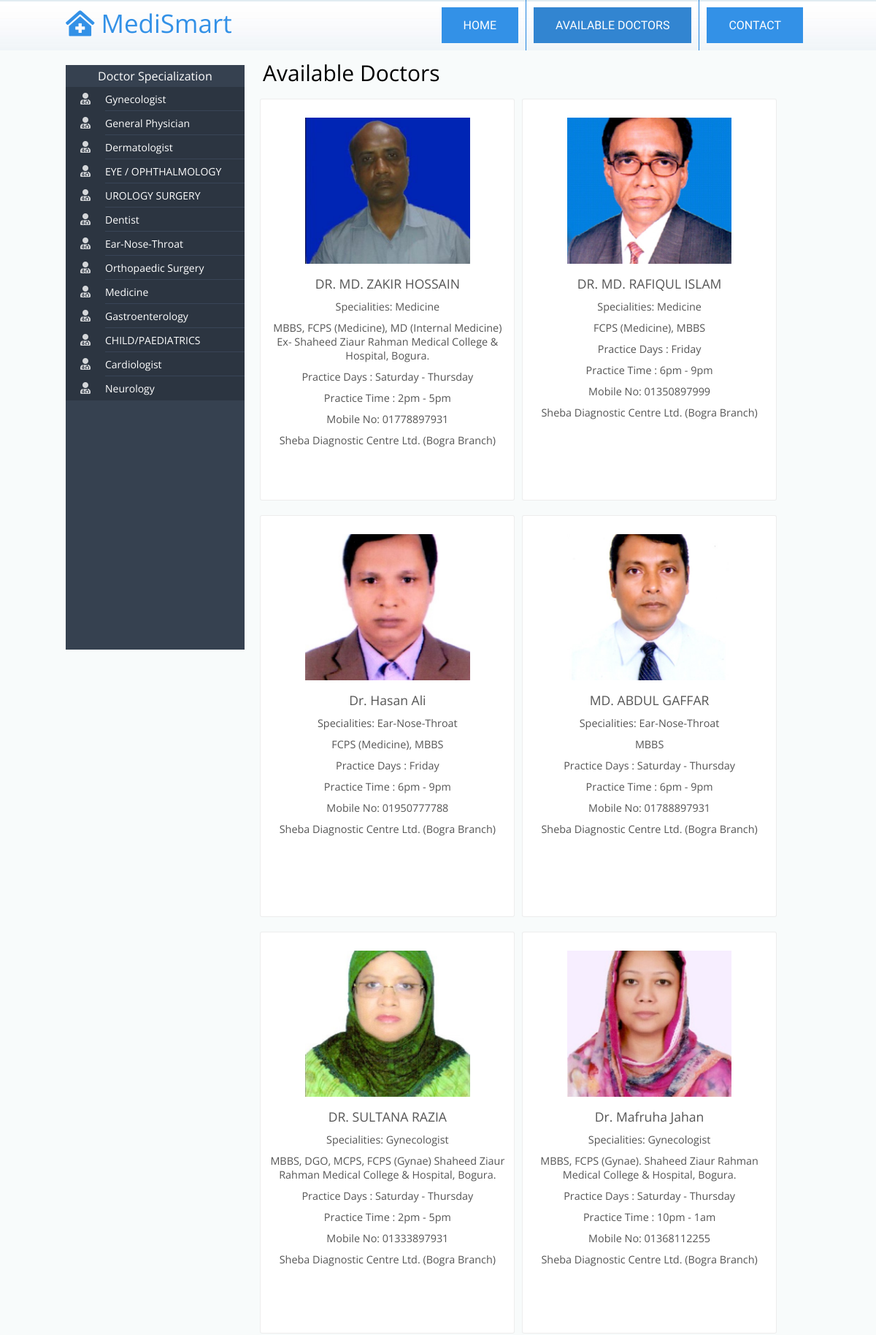
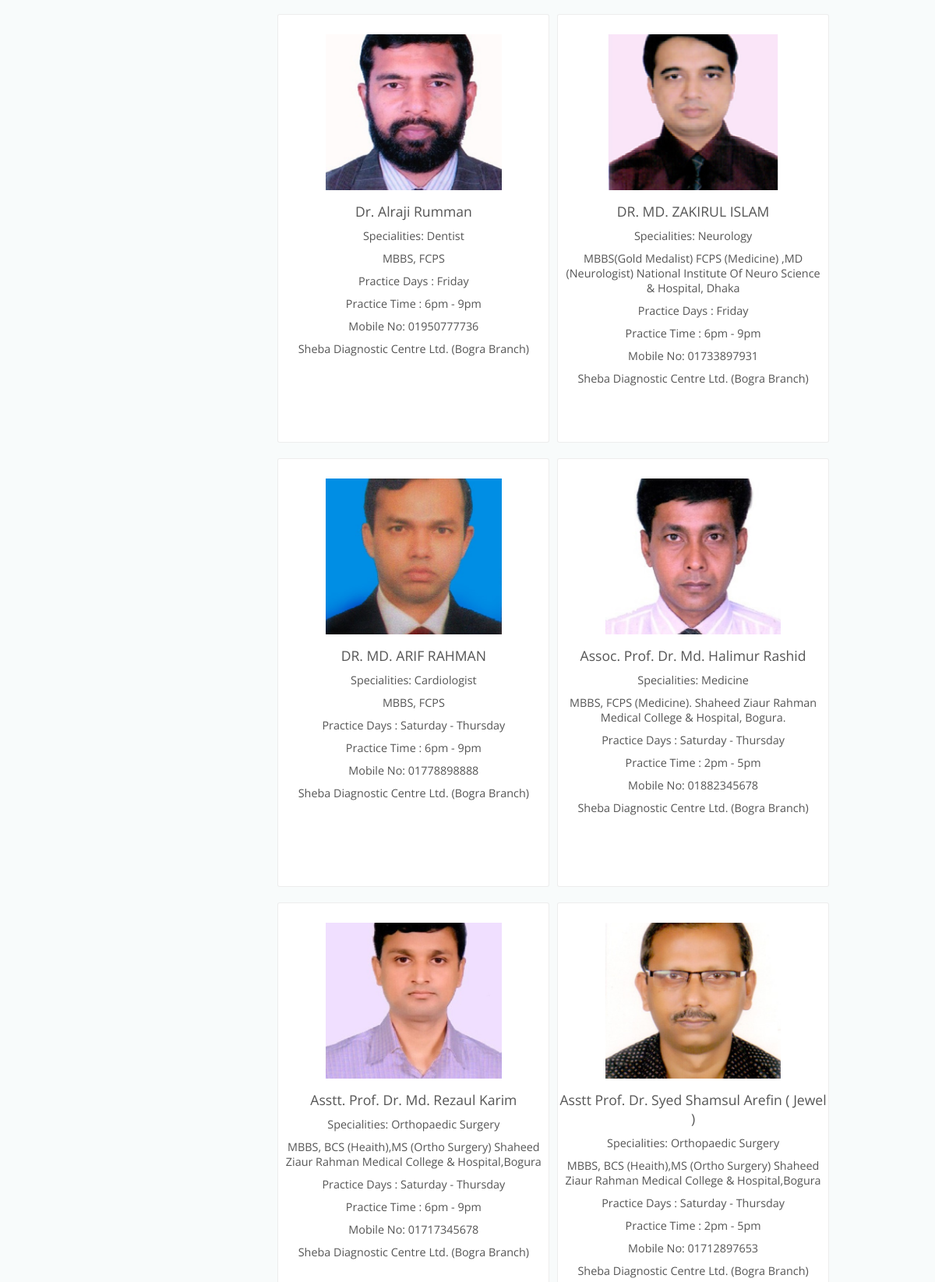
Page /avail-doctor.php (upper part) on the committed database (2 pictures, top to bottom).
### tables this page shows
CREATE TABLE `doctorspecilization` (
  `id` int(11) NOT NULL,
  `specilization` varchar(255) DEFAULT NULL,
  `creationDate` timestamp NULL DEFAULT current_timestamp(),
  `updationDate` timestamp NULL DEFAULT NULL ON UPDATE current_timestamp()
);

CREATE TABLE `doctors` (
  `id` int(11) NOT NULL,
  `specilization` varchar(255) DEFAULT NULL,
  `doctorName` varchar(255) DEFAULT NULL,
  `profile_pic` varchar(255) NOT NULL,
  `docgender` varchar(10) NOT NULL,
  `docdegree` varchar(255) NOT NULL,
  `address` longtext DEFAULT NULL,
  `docFees` varchar(255) DEFAULT NULL,
  `practicedays` varchar(30) NOT NULL,
  `practicetime` varchar(30) NOT NULL,
  `contactno` varchar(13) DEFAULT NULL,
  `docEmail` varchar(255) DEFAULT NULL,
  `password` varchar(255) DEFAULT NULL,
  `creationDate` timestamp NULL DEFAULT current_timestamp(),
  `updationDate` timestamp NULL DEFAULT NULL ON UPDATE current_timestamp()
);

### avail-doctor.php (the view, shortened to what this page needs)
<?php
    include_once('hms/include/config.php');
    $spec_id = "";
?>
<!DOCTYPE HTML>
<html>
<head>
    <link rel="stylesheet" href="https://cdnjs.cloudflare.com/ajax/libs/font-awesome/5.15.4/css/all.min.css" />
    <link href="css/style.css" rel="stylesheet" type="text/css" media="all" />
    <link rel="stylesheet" href="./css/avail-doc.css">
</head>
<body>
    <div class="header">
        <div class="wrap">
            <div class="logo">
                <a href="index.html" style="font-size: 35px; color: #3391e7;">
                    <i class="fas fa-clinic-medical"></i> MediSmart</a>
            </div>
            <div class="top-nav">
                <ul>
                    <li><a href="index.html">Home</a></li>
                    <li class="active"><a href="avail-doctor.php">Available Doctors</a></li>
                    <li><a href="contact.php">contact</a></li>
                </ul>
            </div>
        </div>
    </div>
    <div class="wrap">
        <div class="contact">
            <div class="section group">
                <div class="col span_cus_1_of_3">
                    <div class="sidebar app-aside" id="sidebar">
                        <div class="sidebar-container perfect-scrollbar">
                            <nav>
                                <div class="navbar-title">
                                    <span>Doctor Specialization</span>
                                </div>
                                <ul class="main-navigation-menu">
                                    <?php
                                        $sql=mysqli_query($con,"select * from doctorSpecilization");
                                        while($row=mysqli_fetch_array($sql)){
									?>
                                    <li>
                                        <a href="avail-doctor.php?spec=<?php echo $row['id'];?>">
                                            <div class="item-content">
                                                <div class="item-media">
                                                    <i class="fas fa-user-md"></i>
                                                </div>
                                                <div class="item-inner">
                                                    <span class="title"> <?php echo $row['specilization'];?> </span>
                                                </div>
                                            </div>
                                        </a>
                                    </li>
                                    <?php
                                        }
                                    ?>
                                </ul>
                            </nav>
                        </div>
                    </div>
                </div>
                <div class="col span_cus_2_of_3">
                    <div class="contact-form">
                        <h2 class="avail__heading">Available Doctors</h2>
                        <div class="Items">
                            <?php
                                $sql="";
                                if($spec_id == ""){
                                    $sql=mysqli_query($con,"SELECT * FROM doctors");
                                }else{
                                    $sql=mysqli_query($con,"SELECT * FROM doctors WHERE specilization = (SELECT specilization FROM doctorspecilization WHERE id = {$spec_id})");
                                }
                                $num=mysqli_num_rows($sql);
                                if($num>0){
                                while($row=mysqli_fetch_array($sql)){
                            ?>
                            <div class="Item">
                                <div class="ImageContainer">
                                    <img src="./hms/admin/profile_pics/<?php echo ($row['profile_pic'] != '') ? $row['profile_pic'] : 'doctor.png'; ?>"
                                        alt="Demo Doctor" class="Image">
                                </div>
                                <div class="Item__title"><?php echo $row['doctorName'];?></div>
                                <div class="Item__specialty">Specialities: <?php echo $row['specilization'];?>
                                </div>
                                <div class="Item__specialty"><?php echo $row['docdegree'];?>
                                </div>
                                <div class="Item__practice">Practice Days : <?php echo $row['practicedays'];?></div>
                                <div class="Item__practice">Practice Time : <?php echo $row['practicetime'];?></div>
                                <div class="Item__practice">Mobile No: <?php echo $row['contactno'];?>
                                </div>
                                <div class="Item__branch"><?php echo $row['address'];?></div>
                            </div>
                            <?php
                                    }
                                }else{
                            ?>
                            <div class="no__doctor">No doctor is available now. </div>
                            <?php
                                }
                            ?>
                        </div>
                    </div>
                </div>
            </div>
        </div>
    </div>
</body>
</html>

### css/style.css (style rules this page uses)
html, body, div, span, applet, object, iframe, h1, h2, h3, h4, h5, h6, p, blockquote, pre, a, abbr, acronym, address, big, cite, code, del, dfn, em, img, ins, kbd, q, s, samp, small, strike, strong, sub, sup, tt, var, b, u, i, dl, dt, dd, ol, nav ul, nav li, fieldset, form, label, legend, table, caption, tbody, tfoot, thead, tr, th, td, article, aside, canvas, details, embed, figure, figcaption, footer, header, hgroup, menu, nav, output, ruby, section, summary, time, mark, audio, video { margin: 0; padding: 0; border: 0; font-size: 100%; font: inherit; vertical-align: baseline; }
article, aside, details, figcaption, figure, footer, header, hgroup, menu, nav, section { display: block; }
ol, ul { list-style: none; margin: 0px; padding: 0px; }
a { text-decoration: none; }
img { max-width: 100%; }
body { background: #f8fbfb; font-family: "Open Sans", Arial, sans-serif !important; }
.wrap { width: 70%; margin: 0 auto; }
.header { background: url(../images/header-bg.png); }
.logo { float: left; margin-top: 8px; }
.top-nav { float: right; }
.top-nav ul li { display: inline-block; float: left; border-left: 1px solid rgb(31, 132, 224); }
.top-nav ul li:first-child { border-left: none; }
.top-nav ul li a { font-family: "Ropa Sans", sans-serif; background: #3391e7; color: #fff; text-transform: uppercase; padding: 15px 30px; margin: 10px; display: block; }
.top-nav li.active > a, .top-nav li > a:hover { background: rgb(50, 133, 209); border-left-color: rgb(50, 133, 209); }
.section { clear: both; padding: 0px; margin: 0px; }
.group:before, .group:after { content: ""; display: table; }
.group:after { clear: both; }
.group { zoom: 1; }
.col { display: block; float: left; }
.col:first-child { margin-left: 0; }
.contact-form { position: relative; padding-bottom: 30px; }
.contact-form div { padding: 5px 0; }
.contact { min-height: 682px; }
@media screen and (max-width: 1366px) { .wrap { width: 90%; } }

### rows in the picture
doctorspecilization: specilization "Gynecologist"
doctorspecilization: specilization "General Physician"
doctorspecilization: specilization "Dermatologist"
doctorspecilization: specilization "EYE / OPHTHALMOLOGY"
doctorspecilization: specilization "UROLOGY SURGERY"
doctorspecilization: specilization "Dentist"
doctorspecilization: specilization "Ear-Nose-Throat"
doctorspecilization: specilization "Orthopaedic Surgery"
doctorspecilization: specilization "Medicine"
doctorspecilization: specilization "Gastroenterology"
doctorspecilization: specilization "CHILD/PAEDIATRICS"
doctorspecilization: specilization "Cardiologist"
doctorspecilization: specilization "Neurology"
doctors: profile_pic (picture), doctorName "DR. MD. ZAKIR HOSSAIN", specilization "Medicine", docdegree "MBBS, FCPS (Medicine), MD (Internal Medicine) Ex- Shaheed Ziaur Rahman Medical College & Hospital, Bogura.", practicedays "Saturday - Thursday", practicetime "2pm - 5pm", contactno "01778897931", address "Sheba Diagnostic Centre Ltd. (Bogra Branch)"
doctors: profile_pic (picture), doctorName "DR. MD. RAFIQUL ISLAM", specilization "Medicine", docdegree "FCPS (Medicine), MBBS", practicedays "Friday", practicetime "6pm - 9pm", contactno "01350897999", address "Sheba Diagnostic Centre Ltd. (Bogra Branch)"
doctors: profile_pic (picture), doctorName "Dr. Hasan Ali", specilization "Ear-Nose-Throat", docdegree "FCPS (Medicine), MBBS", practicedays "Friday", practicetime "6pm - 9pm", contactno "01950777788", address "Sheba Diagnostic Centre Ltd. (Bogra Branch)"
doctors: profile_pic (picture), doctorName "MD. ABDUL GAFFAR", specilization "Ear-Nose-Throat", docdegree "MBBS", practicedays "Saturday - Thursday", practicetime "6pm - 9pm", contactno "01788897931", address "Sheba Diagnostic Centre Ltd. (Bogra Branch)"
doctors: profile_pic (picture), doctorName "DR. SULTANA RAZIA", specilization "Gynecologist", docdegree "MBBS, DGO, MCPS, FCPS (Gynae) Shaheed Ziaur Rahman Medical College & Hospital, Bogura.", practicedays "Saturday - Thursday", practicetime "2pm - 5pm", contactno "01333897931", address "Sheba Diagnostic Centre Ltd. (Bogra Branch)"
doctors: profile_pic (picture), doctorName "Dr. Mafruha Jahan", specilization "Gynecologist", docdegree "MBBS, FCPS (Gynae). Shaheed Ziaur Rahman Medical College & Hospital, Bogura.", practicedays "Saturday - Thursday", practicetime "10pm - 1am", contactno "01368112255", address "Sheba Diagnostic Centre Ltd. (Bogra Branch)"
doctors: profile_pic (picture), doctorName "Dr. Alraji Rumman", specilization "Dentist", docdegree "MBBS, FCPS", practicedays "Friday", practicetime "6pm - 9pm", contactno "01950777736", address "Sheba Diagnostic Centre Ltd. (Bogra Branch)"
doctors: profile_pic (picture), doctorName "DR. MD. ZAKIRUL ISLAM", specilization "Neurology", docdegree "MBBS(Gold Medalist) FCPS (Medicine) ,MD (Neurologist) National Institute Of Neuro Science & Hospital, Dhaka", practicedays "Friday", practicetime "6pm - 9pm", contactno "01733897931", address "Sheba Diagnostic Centre Ltd. (Bogra Branch)"
doctors: profile_pic (picture), doctorName "DR. MD. ARIF RAHMAN", specilization "Cardiologist", docdegree "MBBS, FCPS", practicedays "Saturday - Thursday", practicetime "6pm - 9pm", contactno "01778898888", address "Sheba Diagnostic Centre Ltd. (Bogra Branch)"
doctors: profile_pic (picture), doctorName "Assoc. Prof. Dr. Md. Halimur Rashid", specilization "Medicine", docdegree "MBBS, FCPS (Medicine). Shaheed Ziaur Rahman Medical College & Hospital, Bogura.", practicedays "Saturday - Thursday", practicetime "2pm - 5pm", contactno "01882345678", address "Sheba Diagnostic Centre Ltd. (Bogra Branch)"
doctors: profile_pic (picture), doctorName "Asstt. Prof. Dr. Md. Rezaul Karim", specilization "Orthopaedic Surgery", docdegree "MBBS, BCS (Heaith),MS (Ortho Surgery) Shaheed Ziaur Rahman Medical College & Hospital,Bogura", practicedays "Saturday - Thursday", practicetime "6pm - 9pm", contactno "01717345678", address "Sheba Diagnostic Centre Ltd. (Bogra Branch)"
doctors: profile_pic (picture), doctorName "Asstt Prof. Dr. Syed Shamsul Arefin ( Jewel )", specilization "Orthopaedic Surgery", docdegree "MBBS, BCS (Heaith),MS (Ortho Surgery) Shaheed Ziaur Rahman Medical College & Hospital,Bogura", practicedays "Saturday - Thursday", practicetime "2pm - 5pm", contactno "01712897653", address "Sheba Diagnostic Centre Ltd. (Bogra Branch)"
